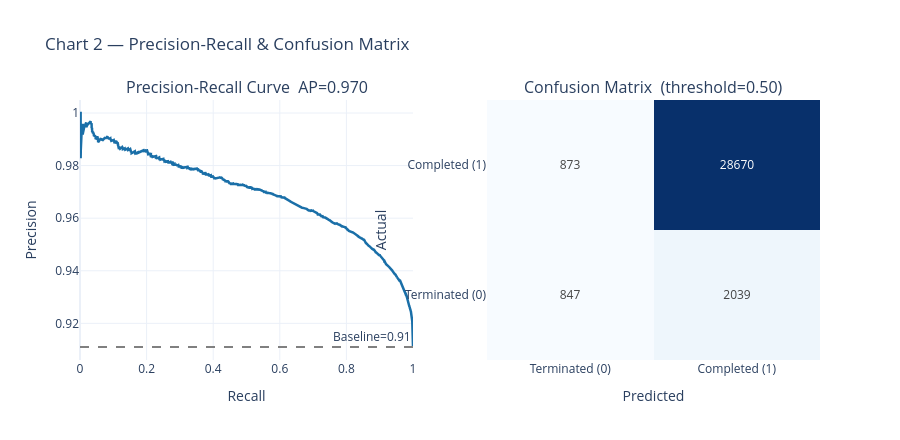

Notebook code cell kept with this figure:
### Markdown cell above
### Sweep Interpretation

**AUC = 0.787 ± 0.004 across 5 folds** confirms stable generalisation — the model has learned
a real enrollment-completion signal, not dataset noise.

**Low F1-Terminated (~0.17) reflects a data ceiling, not a model failure.**
No amount of threshold or scale_pos_weight tuning can recover signal that is absent from the
feature set. The features available in AACT explain *structural* risk but not *operational* risk:

| Missing feature | Why it drives termination | In AACT? |
|---|---|---|
| Investigator dropout / site delays | Primary cause of TERMINATED status | ✗ No |
| Protocol amendment history | Extends timelines, signals instability | ✗ No |
| Funding discontinuation | Immediate trial halt | ✗ No |
| Regulatory hold / safety signal | Hard stop | ✗ No |
| Competitive landscape detail | Drives participant diversion | Partial |

**scale_pos_weight = 5.0** chosen over 12.3: empirically maximises F1-Terminated in the sweep
without over-collapsing precision (at spw=20, the model flags nearly all trials as at-risk).

**Recommendation:** Supplement with site-level operational features from Module 3
(Investigator Insights) in future iterations — investigator historical performance and
site activation speed are the strongest predictors of termination in industry-sponsored trials.

### Code cell
precision, recall, _ = precision_recall_curve(y_true, y_prob)
avg_prec = average_precision_score(y_true, y_prob)

cm     = confusion_matrix(y_true, y_pred)
cm_lbl = ['Terminated (0)', 'Completed (1)']

fig = make_subplots(
    rows=1, cols=2,
    subplot_titles=[
        f'Precision-Recall Curve  AP={avg_prec:.3f}',
        'Confusion Matrix  (threshold=0.50)',
    ],
)
fig.add_trace(go.Scatter(
    x=recall, y=precision, mode='lines',
    line=dict(color=CLR_MAIN, width=2.5),
), row=1, col=1)
fig.add_hline(
    y=y_true.mean(), line_dash='dash', line_color='grey',
    annotation_text=f'Baseline={y_true.mean():.2f}',
    row=1, col=1,
)
fig.add_trace(go.Heatmap(
    z=cm, x=cm_lbl, y=cm_lbl,
    colorscale='Blues', showscale=False,
    text=cm, texttemplate='%{text}',
), row=1, col=2)
fig.update_xaxes(title_text='Recall', row=1, col=1)
fig.update_yaxes(title_text='Precision', row=1, col=1)
fig.update_xaxes(title_text='Predicted', row=1, col=2)
fig.update_yaxes(title_text='Actual', row=1, col=2)
fig.update_layout(
    title='Chart 2 — Precision-Recall & Confusion Matrix',
    template=TEMPLATE, showlegend=False, height=440,
)
fig.show()

tn, fp, fn, tp = cm.ravel()
print(f'TN (Terminated, correct) : {tn:,}')
print(f'FP (Terminated flagged wrong) : {fp:,}')
print(f'FN (Missed completions)  : {fn:,}')
print(f'TP (Completions caught)  : {tp:,}')
print(f'Precision : {tp/(tp+fp+1e-9):.3f}  |  Recall : {tp/(tp+fn+1e-9):.3f}')

### Figure 1 — Plotly figure (JSON) as saved in the notebook; plotly's stock layout.template omitted (floating-point values rounded to 4 significant figures; data arrays with more than 128 entries replaced by an {"elided": "..."} marker saying what was removed)
{"data": [{"line": {"color": "#1a6fa8", "width": 2.5}, "mode": "lines", "type": "scatter", "x": {"elided": "30253 float values"}, "xaxis": "x", "y": {"elided": "30253 float values"}, "yaxis": "y"}, {"colorscale": [[0, "rgb(247,251,255)"], [0.125, "rgb(222,235,247)"], [0.25, "rgb(198,219,239)"], [0.375, "rgb(158,202,225)"], [0.5, "rgb(107,174,214)"], [0.625, "rgb(66,146,198)"], [0.75, "rgb(33,113,181)"], [0.875, "rgb(8,81,156)"], [1, "rgb(8,48,107)"]], "showscale": false, "text": [[847, 2039], [873, 28670]], "texttemplate": "%{text}", "type": "heatmap", "x": ["Terminated (0)", "Completed (1)"], "xaxis": "x2", "y": ["Terminated (0)", "Completed (1)"], "yaxis": "y2", "z": [[847, 2039], [873, 28670]]}], "layout": {"annotations": [{"font": {"size": 16}, "showarrow": false, "text": "Precision-Recall Curve  AP=0.970", "x": 0.225, "xanchor": "center", "xref": "paper", "y": 1, "yanchor": "bottom", "yref": "paper"}, {"font": {"size": 16}, "showarrow": false, "text": "Confusion Matrix  (threshold=0.50)", "x": 0.775, "xanchor": "center", "xref": "paper", "y": 1, "yanchor": "bottom", "yref": "paper"}, {"showarrow": false, "text": "Baseline=0.91", "x": 1, "xanchor": "right", "xref": "x domain", "y": 0.911, "yanchor": "bottom", "yref": "y"}], "height": 440, "shapes": [{"line": {"color": "grey", "dash": "dash"}, "type": "line", "x0": 0, "x1": 1, "xref": "x domain", "y0": 0.911, "y1": 0.911, "yref": "y"}], "showlegend": false, "title": {"text": "Chart 2 — Precision-Recall & Confusion Matrix"}, "xaxis": {"anchor": "y", "domain": [0, 0.45], "title": {"text": "Recall"}}, "xaxis2": {"anchor": "y2", "domain": [0.55, 1], "title": {"text": "Predicted"}}, "yaxis": {"anchor": "x", "domain": [0, 1], "title": {"text": "Precision"}}, "yaxis2": {"anchor": "x2", "domain": [0, 1], "title": {"text": "Actual"}}}}
